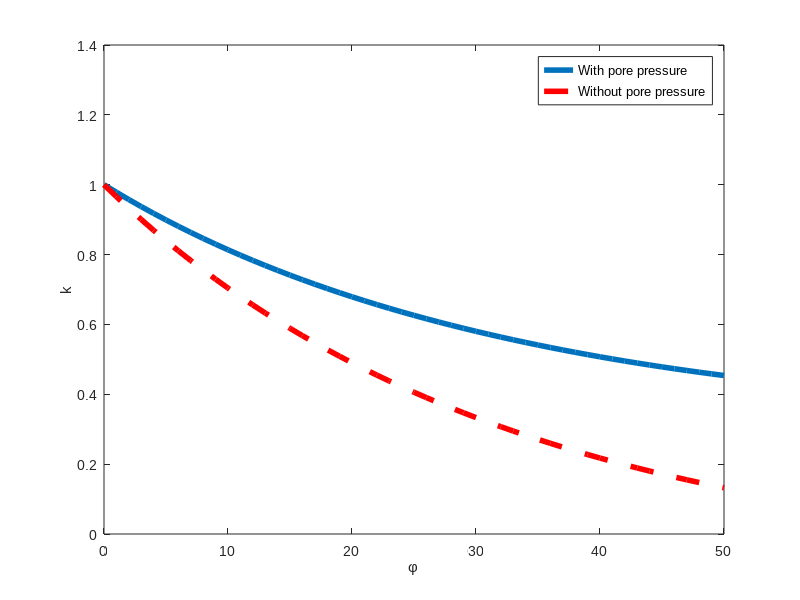

The MATLAB script that drew this image: (Note: this script raises an error after producing the figure.)
%%%%%%%%%%%%%%%%%%%%%
%%% Paper Figures %%%
%%%%%%%%%%%%%%%%%%%%%


%% Set default figure paarmeters
% Source: https://dgleich.wordpress.com/2013/06/04/creating-high-quality-graphics-in-matlab-for-papers-and-presentations/

% Defaults for this blog post
width = 4;     % Width in inches
height = 4;    % Height in inches
alw = 1.5;    % AxesLineWidth
fsz = 15;      % Fontsize
lw = 4;      % LineWidth
msz = 8;       % MarkerSize

% The new defaults will not take effect if there are any open figures. To
% use them, we close all figures, and then repeat the first example.
close all;

% The properties we've been using in the figures
set(0,'defaultLineLineWidth',lw);   % set the default line width to lw
set(0,'defaultLineMarkerSize',msz); % set the default line marker size to msz
set(0,'defaultLineLineWidth',lw);   % set the default line width to lw
set(0,'defaultLineMarkerSize',msz); % set the default line marker size to msz

% Set the default Size for display
defpos = get(0,'defaultFigurePosition');
set(0,'defaultFigurePosition', [defpos(1) defpos(2) width*100, height*100]);

% Set the defaults for saving/printing to a file
set(0,'defaultFigureInvertHardcopy','on'); % This is the default anyway
set(0,'defaultFigurePaperUnits','inches'); % This is the default anyway
defsize = get(gcf, 'PaperSize');
left = (defsize(1)- width)/2;
bottom = (defsize(2)- height)/2;
defsize = [left, bottom, width, height];
set(0, 'defaultFigurePaperPosition', defsize);
set(0,'DefaultAxesFontName', 'Arial')
set(0,'DefaultTextFontname', 'Arial')

%% k and q

phi = 0:1:50;
q = tand(45 + 1/2*phi).^2;
k = 1./q .* (1/2.7*(q-1) +1);
plot(phi,k); hold on
plot(phi,1./q,'--r')
legend('With pore pressure', 'Without pore pressure')
xlabel('\phi'); 
ylabel('k')

%%
figure

phi = A.mc.phi;
d = 0:3000;
cohesion = A.mc.C(-d); 
mu = tan(phi); c = 2*cohesion*((mu^2 + 1)^(1/2) + mu)./Szz;
C = 2*cohesion*((mu^2 + 1)^(1/2) + mu);
q = tan(pi/4 + 1/2*phi)^2;


k = 1./q .* (1/2.7*(q-1) +1 - C./(2700*9.8*d));

plot(d,k)
k = 1./q .* (1 - C./(2700*9.8*d)); hold on;
plot(d,k,'--r'); ylim([0,1])
legend('With pore pressure', 'Without pore pressure')
xlabel('depth (m)'); ylabel('k')
%% FIGURE - Stress regimes
figure

clrs = parula(3);


set(0,'defaultFigurePosition', [defpos(1) defpos(2) 2.2*width*100, height*100]);

rR = 1;
lambda = linspace(0.01,2,500);
cond1 = @(lambda, rR) lambda;
cond2 = @(lambda, rR) lambda*(rR^2 + 1) - rR^2;
cond3 = @(lambda, rR) lambda*(1 - rR^2) + rR^2;

subplot(121)
plot(lambda, cond1(lambda, rR), 'Color', clrs(1,:)); hold on;
plot(lambda, cond2(lambda, rR), 'Color', clrs(2,:));
plot(lambda, cond3(lambda, rR), 'Color', clrs(3,:));

patchx = 0:.01:1;

y = [0, cond1(patchx,rR), fliplr(cond2(patchx(patchx>=0.5),rR)), 0];
x = [0, patchx, fliplr(patchx(patchx>=0.5)), 0];

p1 = patch(x,y,'o','FaceAlpha',.1,'LineStyle', 'none');

xlabel('k = S/\sigma_{zz}');
ylabel('p/\sigma_{zz}');
ylim([0,2])
xlim([0,2])
grid on

str = {'\sigma_{rr} < \sigma_{\theta\theta} < \sigma_{zz}'};
ht = text(0.3,0.03,str,'Interpreter','tex');
set(ht,'Rotation',57)
set(ht,'FontSize',15)

% str = {'\sigma_{\theta\theta} < \sigma_{rr} < \sigma_{zz}'};
% ht = text(0.1,0.5,str,'Interpreter','tex');
% set(ht,'Rotation',37)
% set(ht,'FontSize',15)

str = {'\sigma_{\theta\theta} < \sigma_{rr} < \sigma_{zz}'};
ht = text(0.08,0.85,str,'Interpreter','tex');
set(ht,'Rotation',0)
set(ht,'FontSize',15)

str = {'\sigma_{\theta\theta} < \sigma_{zz}  < \sigma_{rr}'};
ht = text(0.2,1.5,str,'Interpreter','tex');
set(ht,'Rotation',0)
set(ht,'FontSize',15)

str = {' \sigma_{zz} < \sigma_{\theta\theta} < \sigma_{rr}'};
ht = text(1.3,1.4,str,'Interpreter','tex');
set(ht,'Rotation',57)
set(ht,'FontSize',15)

str = {' \sigma_{zz} <  \sigma_{rr} < \sigma_{\theta\theta} '};
ht = text(1.2,1.15,str,'Interpreter','tex');
set(ht,'Rotation',0)
set(ht,'FontSize',15)

str = {'  \sigma_{rr} <  \sigma_{zz} < \sigma_{\theta\theta} '};
ht = text(1,0.5,str,'Interpreter','tex');
set(ht,'Rotation',0)
set(ht,'FontSize',15)

%% r/R = 1.1

subplot(122)
rR = 1;
plot(lambda, cond1(lambda, rR), 'Color', clrs(1,:)); hold on;
plot(lambda, cond2(lambda, rR), 'Color', clrs(2,:));
plot(lambda, cond3(lambda, rR), 'Color', clrs(3,:));

rR = 1.3;
lambda = linspace(0.01,2,500);
plot(lambda, cond1(lambda, rR), 'Color', clrs(1,:), 'LineStyle', '--','LineWidth', 3); hold on;
plot(lambda, cond2(lambda, rR), 'Color', clrs(2,:), 'LineStyle', '--','LineWidth', 3);
plot(lambda, cond3(lambda, rR), 'Color', clrs(3,:), 'LineStyle', '--','LineWidth', 3);

rR = 2;
lambda = linspace(0.01,2,500);
plot(lambda, cond1(lambda, rR), 'Color', clrs(1,:), 'LineStyle', ':'); hold on;
plot(lambda, cond2(lambda, rR), 'Color', clrs(2,:), 'LineStyle', ':');
plot(lambda, cond3(lambda, rR), 'Color', clrs(3,:), 'LineStyle', ':');

xlabel('S/\sigma_{zz}');
ylabel('p/\sigma_{zz}');
ylim([0,2])
xlim([0,2])
grid on

y = [0, cond1(patchx,rR), fliplr(cond2(patchx(patchx>=0.5),rR)), 0];
x = [0, patchx, fliplr(patchx(patchx>=0.5)), 0];

patch(x,y,'o','FaceAlpha',.1,'LineStyle', 'none');

p1 = plot(xlim, [-1 -1], '-k');
p2 = plot(xlim, [-1 -1], '--k','LineWidth', 2);
p3 = plot(xlim, [-1 -1], ':k');
legend([p1, p2, p3],'r/R = 1', 'r/R = 1.3', 'r/R = 2')



%% Anotations
subplot(121); hold on;
str = {'(a)'};
ht = text(0.03,1.9,str,'Interpreter','tex');
set(ht,'Rotation',0)
set(ht,'FontSize',20)

subplot(122); hold on;
str = {'(b)'};
ht = text(0.03,1.9,str,'Interpreter','tex');
set(ht,'Rotation',0)
set(ht,'FontSize',20)

%% FIGURE - Failure and stable regions
clrs = parula(3);
phi = 35/180*pi;
figure

set(0,'defaultFigurePosition', [defpos(1) defpos(2) 2.2*width*100, height*100]);

pp = 1/2.7;
subplot(121)
rR = 1;
plot_MC(1,0,'-',3,pp);
plot_MC(1.3,0,':',2,pp);
p2 = plot(xlim, [-1 -1], ':k','LineWidth',2);
p1 = plot(xlim, [-1 -1], '-k','LineWidth',3);



C = 0;
%b = 2*sin(phi)/(sqrt(3)*(3-sin(phi))); a = 6*C*cos(phi)/(sqrt(3)*(3-sin(phi))); % circumscribe
b = sin(phi)/sqrt(9 + 3*sin(phi)^2);   a = 6*C*cos(phi)/(sqrt(3)*(3+sin(phi))); % inscribes
%b = 2*sin(phi)/(sqrt(3)*(3+sin(phi))); a = 3*C*cos(phi)/(sqrt(9+3*sin(phi))^2); % middle circumscribes


colors = {'k','b','g','r'};
lambda = 0:.0001:5;
d = [500000];
% for j = 1:1
% sigz = 2700*9.8*d(j);
% 
% fh = @(lam) (2*lam*sigz + (4*a^2 + 16*a*b*lam*sigz + 8*a*b*sigz + 16*b^2*lam^2*sigz^2 + 16*b^2*lam*sigz^2 + 4*b^2*sigz^2 - (4*lam^2*sigz^2)/3 + (8*lam*sigz^2)/3 - (4*sigz^2)/3)^(1/2))/(2*sigz);
% fl = @(lam) (2*lam*sigz - (4*a^2 + 16*a*b*lam*sigz + 8*a*b*sigz + 16*b^2*lam^2*sigz^2 + 16*b^2*lam*sigz^2 + 4*b^2*sigz^2 - (4*lam^2*sigz^2)/3 + (8*lam*sigz^2)/3 - (4*sigz^2)/3)^(1/2))/(2*sigz);
% 
% pzp = nan(size(lambda));
% pzm = nan(size(lambda));
% 
% for i=1:length(lambda)
%     try
%         pzp(i) =  fh(lambda(i));
%         pzm(i) =  fl(lambda(i));
%     catch
%         1;
%     end
% end
% 
% pzp(imag(pzp) ~= 0) = nan;
% pzm(imag(pzm) ~= 0) = nan;
% pz = [fliplr(pzp), pzm];
% lplot = [fliplr(lambda), lambda];
% 
% plot(lambda, pzp,strcat('-', colors{j})); hold on
%  plot(lambda, pzm,strcat('-', colors{j}));
% %plot(lplot, pz,strcat('-', colors{j})); hold on
% % ylim([0,2])
% % xlim([0,2])
% end
%legend('\infty','5000','1000','500')

legend([p1,p2],'r/R = 1', 'r/R = 1.3','Location','Southeast')

subplot(122)
rR = 1;
plot_MC(1,0,'-',3,pp);
plot_MC(1,0.5,':',2,pp);
p2 = plot(xlim, [-1 -1], ':k','LineWidth',2);
p1 = plot(xlim, [-1 -1], '-k','LineWidth',3);
legend([p1,p2],'C/\sigma_{zz} = 0', 'C/\sigma_{zz} = 0.5','Location','Southeast')

subplot(121); hold on;
str = {'(a)'};
ht = text(0.1,1.2,str,'Interpreter','tex');
set(ht,'Rotation',0)
set(ht,'FontSize',20)
str = {'Stable'};
ht = text(0.8,0.8,str,'Interpreter','tex');
set(ht,'Rotation',0)
set(ht,'FontSize',30)
set(ht,'Color',[.3,.3,.3])
str = {'Unstable'};
ht = text(0.05,0.8,str,'Interpreter','tex');
set(ht,'Rotation',0)
set(ht,'FontSize',30)
set(ht,'Color',[.3,.3,.3])
ylim([0,1.3])
xlim([0,1.3])

subplot(122); hold on;
str = {'(b)'};
ht = text(0.1,1.2,str,'Interpreter','tex');
set(ht,'Rotation',0)
set(ht,'FontSize',20)
str = {'Stable'};
ht = text(0.8,0.8,str,'Interpreter','tex');
set(ht,'Rotation',0)
set(ht,'FontSize',30)
set(ht,'Color',[.3,.3,.3])
str = {'Unstable'};
ht = text(0.05,0.8,str,'Interpreter','tex');
set(ht,'Rotation',0)
set(ht,'FontSize',30)
set(ht,'Color',[.3,.3,.3])
ylim([0,1.3])
xlim([0,1.3])



%% Change of r-z failure with tau
% TODO: add pore pressure

set(0,'defaultFigurePosition', [defpos(1) defpos(2) width*100, height*100]);
pp = 1/2.7;

tau_flag = 'p'; % Can be 'p' or 'sigz' for how to normalize

clrs = parula(3);
s = -1:0.01:1; % 
fades = [0.25, 1]; % fade factor
taus = [0.0, 1/2.8]; % how much (normalized) tau to add
frz_upper_search = [5,1.05]; % where to do fzero search for frz upper solution

if tau_flag == 'p'
 % "tau" is normalized by p, so tau = tau/p
 % c, p, pp are normalized by sigmaz
 fail_rz = @(p,tau,c,q,pp)   .5*(p+1+((p-1)^2 + 4*(tau*p)^2)^0.5) - pp - c - q*(0.5*(p+1-((p-1)^2 + 4*(tau*p)^2)^0.5) - pp);
 fail_rt = @(p,s,tau,c,q,pp) - (2*s - p - pp) + c + q*(0.5*(p + 1 - ((p-1)^2 + 4*(tau*p)^2)^.5) - pp);
 fail_tz = @(p,s,tau,c,q,pp) (0.5*(p + 1 + ((p-1)^2 + 4*(tau*p)^2)^.5) - pp) - c - q*(2*s-p - pp);
else
 % c, p, pp, tau are normalized by sigmaz
 fail_rz = @(p,tau,c,q,pp)   (.5*(p+1+((p-1)^2 + 4*(tau)^2)^0.5)- pp) - c - q*(0.5*(p+1-((p-1)^2 + 4*(tau)^2)^0.5) - pp);
 fail_rt = @(p,s,tau,c,q,pp) - (2*s - p - pp) + c + q*(0.5*(p + 1 - ((p-1)^2 + 4*(tau)^2)^.5)-pp);
 fail_tz = @(p,s,tau,c,q,pp) (0.5*(p + 1 + ((p-1)^2 + 4*(tau)^2)^.5) - pp) - c - q*((2*s-p)-pp);
end

c = 0;
phi = 38/180*pi;
%cohesion = 5e6; mu = tan(phi); C = 2*cohesion*((mu^2 + 1)^(1/2) + mu);

q = tan(pi/4 + 1/2*phi)^2;

for ii = 1:2

tau = taus(ii);
fade = fades(ii);
    
frz = ones(size(s));
frz_lower = frz * fzero(@(x) fail_rz(x,tau,c,q,pp), 0.237);
frz_upper = frz * fzero(@(x) fail_rz(x,tau,c,q,pp), frz_upper_search(ii));
frt = nan(size(s));
ftz = nan(size(s));

for i = 1:length(s)
    
    try
        frt(i) = fzero(@(x) fail_rt(x, s(i), tau, c, q, pp), [-1, 1]);
        
    catch ME
        disp('no soln')
    end
    
    try
        ftz(i) = fzero(@(x) fail_tz(x, s(i), tau, c, q, pp), [-1, 1]);
    catch ME
        disp('no soln')
    end
end

i1 = (frz_lower > frt) & ((frz_lower < ftz) + isnan(ftz).*(s>0));
i2 = (frz_upper > frt) & ((frz_upper < ftz) + isnan(ftz).*(s>0));


p1 = plot(s(i1), frz_lower(i1),':k'); hold on;
p1.Color(4) = fade;
p1 = plot(s(i2), frz_upper(i2),':k');
p1.Color(4) = fade;



i3 = (frt > frz_lower) & (frt < frz_upper);
i4 = (ftz > frz_lower) & (ftz < frz_upper);
p1 = plot(s(i3), frt(i3),'Color', [0 0 0], 'LineStyle', ':');
p1.Color(4) = fade;
p1 = plot(s(i4), ftz(i4),'Color', [0 0 0], 'LineStyle', ':');
p1.Color(4) = fade;
% xlim([0,1])
% ylim([0,1])
xlabel('S/\sigma_{zz}')
ylabel('p/\sigma_{zz}')

x = [s(i1), s(i3), fliplr(s(i2)), fliplr(s(i4))];
y = [frz_lower(i1), frt(i3), fliplr(frz_upper(i2)), fliplr(ftz(i4))];

if ii==2
    p1 = patch(x,y,'g','FaceAlpha',.1,'LineStyle', 'none');
%     p1.FaceVertexAlphaData = 0.01;    % Set constant transparency 
%     p1.FaceAlpha = 'flat' ;          % Interpolate to find face transparency
end

% with tau

%figure

if tau_flag == 'sigz'
%bound_rt = @(p,s,tau) p*(3*s-p-1) - (s*(2*s-1) - 1/2*(tau)^2);
bound_rt = @(p,s,tau) 2*s - p - (1/2*(1+p) - sqrt((1/2*(p-1))^2 + (tau)^2));
%bound_rz = @(p,s,tau) (4*s-3*p-1)^2 - ((p-1)^2 + 4*(tau)^2);
bound_rz = @(p,s,tau) 2*s - p - (1/2*(1+p) + sqrt((1/2*(p-1))^2 + (tau)^2));
else
   
bound_rt = @(p,s,tau) 2*s - p - (1/2*(1+p) - sqrt((1/2*(p-1))^2 + (tau*p)^2));
bound_rz = @(p,s,tau) 2*s - p - (1/2*(1+p) + sqrt((1/2*(p-1))^2 + (tau*p)^2));
end


prt = nan(size(s));
pzt = nan(size(s));

for i = 1:length(s)
   prt(i) = fzero(@(x) bound_rt(x,s(i),tau),s(i)+tau);
   pzt(i) = fzero(@(x) bound_rz(x,s(i),tau),2*s(i) - 1-tau);
end

p1 = plot(to_unprimed(s,pp),to_unprimed(prt,pp),'Color', clrs(1,:), 'LineStyle', '-'); hold on
p1.Color(4) = fade;
p1 = plot(to_unprimed(s,pp),to_unprimed(pzt,pp),'Color', clrs(2,:), 'LineStyle', '-');
p1.Color(4) = fade;
%ylim([0,1])
%xlim([0,1])

end

%% FIGURE - shear traction rotations and tau star contours
set(0,'defaultFigurePosition', [defpos(1) defpos(2) 2.2*width*100, height*100]);

taus = [0.0, 0.01, 0.2, 1, 5, 50];

clrs = parula(length(taus));

for ii = 1:length(taus)
tp = taus(ii);
    pz = 0:.001:.99999;
th = nan(size(pz));

for i=1:length(pz)
    th(i) = 1/2*atand(2*tp*pz(i)/(pz(i)-1));
end

subplot(121)
plot(pz,abs(th),'Color',clrs(ii,:),'DisplayName',"\tau/p = " + num2str(tp)); hold on;
xlabel('p/\sigma_{zz}')
ylabel('\alpha (degrees)')


end
ylim([0,45])
title('Rotation of Principal Stresses','Interpreter','Latex')
legend('Location','Southeast')
    
%% t-star

tstar = @(c,q, pp)  ((1./((c + q + pp.*(1-q)).*(1-c+pp.*(q-1)))).^(1/2).*(c + pp + q.*(1-pp) - 1))/2;

phi = [0:.1:45]*pi/180;
c = 0:.01:3;
q = tan(pi/4 + 1/2*phi).^2;
pp=1/2.7;
%pp = 0;

[C,Q] = meshgrid(c,q);
[~,PHI] = meshgrid(c,phi);

ts = tstar(C,Q,pp);
%subplot(122)
[C2,p1] = contour(C,PHI/pi*180,abs(ts).*(imag(ts)==0), [0.1:0.1:1, 1.5, 2]);
p1.LineWidth = lw;
clabel(C2,p1,'FontSize',17,'Color','black')
xlabel('C_0/\sigma_{zz}')
ylabel('\phi (degrees)')
title('Contours of Constant $\tau^*$','Interpreter','Latex')
% set(p1, 'EdgeColor','none')
% colorbar
% colormap('jet')
% caxis([0,2])

%semilogy(c,abs(ts)); hold on;
%xlabel('c/\sigma_{zz}')
%ylabel('\tau*')
%ylim([1e-1, 1e1])

figure
treal = abs(ts).*(imag(ts) == 0);
tlog = log10(treal);
h = pcolor(C,PHI/pi*180,tlog);
set(h, 'EdgeColor', 'none')

%% Anotations
subplot(121); hold on;
str = {'(a)'};
ht = text(0.03,42,str,'Interpreter','tex');
set(ht,'Rotation',0)
set(ht,'FontSize',20)

subplot(122); hold on;
str = {'(b)'};
ht = text(0.03,42,str,'Interpreter','tex');
set(ht,'Rotation',0)
set(ht,'FontSize',20)

%% MSH plot
set(0,'defaultFigurePosition', [defpos(1) defpos(2) width*100, height*100]);

load('paperfigs/MSH.mat');

A = out{1}; zvec = out{2}; pvec = out{3}; ugvec = out{4}; umvec = out{5};
phivec = out{6}; rhogvec = out{7}; chidvec = out{8};

[Srr, Szz, Stt, Srz] = kirsch (zvec,pvec,A,ugvec,umvec,rhogvec,phivec,pvec);

A.mc.phi = 30/180*pi;

porep = -zvec*0;
plotfailureprofiles(A,pvec,Szz,nan(size(Szz)),Srz,zvec,pvec,true,porep);

porep = -zvec*1000*9.8;
plotfailureprofiles(A,pvec,Szz,nan(size(Szz)),Srz,zvec,pvec,true,porep);

%% Example Eruption
set(0,'defaultFigurePosition', [defpos(1) defpos(2) 3.3*width*100, height*100]);
load('paperfigs/ExampleEruption.mat');

A = out{1}; zvec = out{2}; pvec = out{3}; ugvec = out{4}; umvec = out{5};
phivec = out{6}; rhogvec = out{7}; chidvec = out{8};

clrs = parula(2)/1.05;
subplot(131)
semilogx(pvec,zvec,'Color',clrs(1,:)); grid on
xticks([1e5, 1e6, 1e7,1e8])
xlabel('Pressure (Pa)')
ylabel('Depth (m)')


subplot(132)
semilogx(umvec,zvec,'Color',clrs(1,:)); hold on
semilogx(ugvec,zvec,'Color',clrs(2,:)); grid on
xticks([1e0, 1e1, 1e2])
legend('$u_m$','$u_g$','Location','northwest','Interpreter','Latex')
xlabel('Velocity (m/s)')
ylabel('Depth (m)')


subplot(133)
semilogx(phivec,zvec,'Color',clrs(1,:)); grid on
xticks([1e-2 1e-1, 1e0])
xlabel('Gas Volume Fraction, \phi')
ylabel('Depth (m)')


%% Critical radius
noshear1 = importdata('CriticalRadius/vary_lambda_constant_p_noshear');
noshear2 = importdata('CriticalRadius/vary_lambda_constant_p_noshear_under7');
withshear = importdata('CriticalRadius/vary_lambda_constant_p_with_shear_5to1');
[~,idx1] = min(abs(noshear1(1,:)-0.658));
[~,idx2] = min(abs(noshear2(1,:)-0.658));


plot(noshear1(1,idx1:end),noshear1(2,idx1:end),'-r')
hold on
h2 = plot(noshear2(1,1:idx2),noshear2(2,1:idx2),'-r');

h1 = plot(withshear(1,:),withshear(2,:), '-b');
xlim([0.5,0.75]);

legend([h1,h2], 'With shear','No shear','Location','northwest');
xlabel('S/\sigma_{zz}');
ylabel('Min. stable radius (m)')

str = {'  \sigma_{rr} <  \sigma_{\theta\theta} < \sigma_{zz}  '};
ht = text(0.5,60,str,'Interpreter','tex');
set(ht,'Rotation',0)
set(ht,'FontSize',12)

str = {'    \sigma_{rr} < \sigma_{zz} < \sigma_{\theta\theta}  '};
ht = text(0.62,70,str,'Interpreter','tex');
set(ht,'Rotation',35)
set(ht,'FontSize',12)

str = {'  \sigma_{rr} <  \sigma_{\theta\theta} < \sigma_{zz}  '};
ht = text(0.52,120,str,'Interpreter','tex');
set(ht,'Rotation',0)
set(ht,'FontSize',12)

str = {'    \sigma_{rr} < \sigma_{zz} < \sigma_{\theta\theta}  '};
ht = text(0.65,125,str,'Interpreter','tex');
set(ht,'Rotation',40)
set(ht,'FontSize',12)


%% Failure depth
lw = 3;

plastic = importdata('MSHFigures/plastic_failure.txt');
elastic = importdata('MSHFigures/elastic_solution.txt');

phi = A.mc.phi;
cohesion = A.mc.C; mu = tan(phi);

C = 2*cohesion*((mu^2 + 1)^(1/2) + mu);
q = tan(pi/4 + 1/2*phi)^2;

rzrf = @(p, sigz, lambda, beta) sqrt((p./sigz - lambda)./(1/q - C./(q*sigz) - lambda));

rfailzr = rzrf(Srr, Szz, A.lambda);


hold on
rp = plastic(:,1);
zp = plastic(:,2);
[zp,idx] = sort(zp);
rp = rp(idx);

re = elastic(:,1);
ze = elastic(:,2);
[ze,idx] = sort(ze);
re = re(idx);


p2 = plot(re,ze,'-r');

p3 = plot(rp,zp,'-k');
p1 = plot(rfailzr*A.r, zvec,'--b','DisplayName', 'Analytical','LineWidth',3);

legend([p1,p2,p3],'Analytical','FEM Elastic','FEM Elastoplastic ')

xlim([40,50])
ylim([-3001, 0])

xlabel('r (m)'); ylabel('z (m)')



%%
% Eruption progression

clrs = parula(3);
phi = 38/180*pi;
figure

set(0,'defaultFigurePosition', [defpos(1) defpos(2) width*100, height*100]);

rR = 1;
plot_MC(1,0,'-',3,0);

p2 = plot(xlim, [-1 -1], ':k','LineWidth',2);


C = 0;
b = sin(phi)/sqrt(9 + 3*sin(phi)^2);   a = 6*C*cos(phi)/(sqrt(3)*(3+sin(phi))); % inscribes

colors = {'k','b','g','r'};
lambda = 0:.0001:5;
d = [500000];

xlim([0,1])
ylim([0,1])


% define conduit regions
x = [0.4, 0.5, 0.5, 0.4];
y = [0.45, 0.45, 0.95, 0.95];

p1 = patch(x,y,'g','FaceAlpha',.4,'LineStyle', 'none');

x = [0.4, 0.5, 0.5, 0.4];
y = [0.05, 0.05, 0.45, 0.45];

p2 = patch(x,y,'b','FaceAlpha',.4,'LineStyle', 'none');

legend([p1,p2],'Early Widening','Late Collapse','Location','southeast','FontSize',15)

%%
% Stable radius
clrs = parula(3);
set(0,'defaultFigurePosition', [defpos(1) defpos(2) width*100, height*100]);

d1 = importdata('CriticalRadius2/vary_lambda_constant_phi65_noshear');
d2 = importdata('CriticalRadius2/vary_lambda_constant_phi65_2');
d3 = importdata('CriticalRadius2/vary_lambda_constant_phi67_2');
d4 = importdata('CriticalRadius2/vary_lambda_constant_ezz_5to1');

plot(d3(1,:),d3(2,:),'Color',clrs(1,:)); hold on;
plot(d2(1,:),d2(2,:),'Color',clrs(2,:));
plot(d4(1,:),d4(2,:),'Color','k','LineStyle','--','LineWidth',3);
plot(d1(1,:),d1(2,:),'Color',clrs(2,:),'LineStyle','--','LineWidth',3);

legend('$\phi_f = 0.67$', '$\phi_f = 0.65$', '$\dot{\epsilon}_{zz} = k\frac{G_\infty}{\mu}$, no shear','$\phi_f = 0.65$, no shear','Interpreter','Latex','Location','northwest')

xlabel('S/\sigma_{zz}')
ylabel('Min. stable radius (m)')

xlim([0.5,1]);

str = {'  \sigma_{rr} <  \sigma_{\theta\theta} < \sigma_{zz}  '};
ht = text(0.5,215,str,'Interpreter','tex');
set(ht,'Rotation',0)
set(ht,'FontSize',12)

str = {'    \sigma_{rr} < \sigma_{zz} < \sigma_{\theta\theta}  '};
ht = text(0.67,220,str,'Interpreter','tex');
set(ht,'Rotation',43)
set(ht,'FontSize',12)


%% Evolution of eruption
set(0,'defaultFigurePosition', [defpos(1) defpos(2) width*100*4, height*100*2]);

load('FullEruption2.mat');

clrs = parula(3);

figure
h = [231];
plot_FailureDepthProfiles(h,outearly, lw, clrs)
h = [232];
plot_FailureDepthProfiles(h,outmid, lw, clrs)
h = [233];
plot_FailureDepthProfiles(h,outlate, lw, clrs)

subplot(2,3,[4:6])
Ae = outearly{1};
Am = outmid{1};
Al = outlate{1};
plot([0,.5,1],[Ae.r, Am.r, Al.r]./Al.r,'--xk','MarkerSize',20); hold on

%plot([Ae.Pchamber, Am.Pchamber, Al.Pchamber]/Ae.Pchamber, '--r')
plot([0,.5,1],[Ae.chamber_fac, Am.chamber_fac, Al.chamber_fac], '--xr','MarkerSize',20)
ylim([0,1.1]);

annotation('textarrow',[0.17,0.14],[0.3,0.37],'String','(a) ','FontSize',18)
annotation('textarrow',[0.17,0.14],[0.275,0.21],'String','','FontSize',18)
annotation('textarrow',[0.535,0.525],[0.39,0.405],'String','(b) ','FontSize',18)
annotation('textarrow',[0.535,0.525],[0.365,0.35],'String','','FontSize',18)
annotation('textarrow',[0.87,0.895],[0.36,0.405],'String','(c) ','FontSize',18)
annotation('textarrow',[0.87,0.895],[0.335,0.308],'String','','FontSize',18)

subplot(231); hold on;
str = {'(a)'};
ht = text(0.03,-350,str,'Interpreter','tex');
set(ht,'Rotation',0)
set(ht,'FontSize',20)

subplot(232); hold on;
str = {'(b)'};
ht = text(0.03,-350,str,'Interpreter','tex');
set(ht,'Rotation',0)
set(ht,'FontSize',20)

subplot(233); hold on;
str = {'(c)'};
ht = text(0.0,-350,str,'Interpreter','tex');
set(ht,'Rotation',0)
set(ht,'FontSize',20)

subplot(2,3,[4:6]); hold on;
str = {'(d)'};
ht = text(0.02,1.02,str,'Interpreter','tex');
set(ht,'Rotation',0)
set(ht,'FontSize',20)
% 
% str = {'time $\longrightarrow$'};
% ht = text(1.97,0.1,str,'Interpreter','latex');
% ht.FontSize = 1000;
% set(ht,'Rotation',0)
% set(ht,'FontSize',20)

xlabel('Normalized Eruption Time')
ylabel('Parameter Value')
legend('R/R_{max}','P_{ch}/\sigma_{zz}','Location','southeast')



annotation('textarrow',[0.3,0.35],[0.2,0.2],'String','Conduit Widening ','FontSize',20)
annotation('textarrow',[0.56,0.61],[0.2,0.2],'String','Stable Eruption ','FontSize',20)
str = {'Termination via','Catastrophic Collapse'};
dim = [.7, 0.01, .1, .23];
annotation('textbox',dim,'String',str,'FitBoxToText','on','FontSize',20,'HorizontalAlignment','center');

%% Three solutions
set(0,'defaultFigurePosition', [defpos(1) defpos(2) width*100*4, height*100*2]);

load('ThreeSolutions.mat');

solutions = {out_lowv, out_midv, out_highv};

figure
clrs = parula(3);


solstr = {'low','med','high'};
for i = 1:length(solutions)
    out = solutions{i};
    
    A = out{1}; zvec = out{2}; pvec = out{3}; ugvec = out{4}; umvec = out{5};
    phivec = out{6}; rhogvec = out{7};
    
    % p v z
    subplot(221)
    semilogx(pvec,zvec, 'Color', clrs(i,:),'LineWidth',lw, 'LineStyle', '-','DisplayName',solstr{i}); hold on
    grid on
    xticks([1e5, 1e6, 1e7,1e8])
    xlabel('Pressure (Pa)')
    ylabel('z (m)')
    legend show
    legend('Orientation','horizontal','Location','south')

    % p v phi
    subplot(222)
    semilogx(umvec, zvec, 'Color', clrs(i,:),'LineWidth',lw, 'LineStyle', '-','DisplayName',[solstr{i} ', u_m']); hold on;
    semilogx(ugvec, zvec, 'Color', clrs(i,:),'LineWidth',lw, 'LineStyle', '--','DisplayName',[solstr{i} ', u_g']);
    grid on
    ylabel('z (m)')
    xlabel('u (m/s)')
    xticks([1e5, 1e6, 1e7,1e8])
    legend show
    legend('Location','southeast')
    
    % p v u
    subplot(223)
    semilogx(pvec,phivec, 'Color', clrs(i,:),'LineWidth',lw, 'LineStyle', '-','DisplayName',solstr{i}); hold on;
    grid on
    xticks([1e5, 1e6, 1e7,1e8])
    xlabel('Pressure (Pa)')
    ylabel('\phi')
    legend show
    legend('Orientation','horizontal','Location','south')
 
    
    % u v z
    subplot(224)   
    loglog(pvec, umvec, 'Color', clrs(i,:),'LineWidth',lw, 'LineStyle', '-','DisplayName',[solstr{i} ', u_m']); hold on;
    loglog(pvec, ugvec, 'Color', clrs(i,:),'LineWidth',lw, 'LineStyle', '--','DisplayName',[solstr{i} ', u_g']);
    grid on
    xlabel('Pressure (Pa)')
    ylabel('v (m/s)')
    xticks([1e5, 1e6, 1e7,1e8])
    legend show
end

%% Find admissable values of k
plot_MC(1,0,'-',3,pp); hold on;
plot_MC(1,1,'--',2,pp);
plot_MC(1,3,':',2,pp);
p3 = plot(xlim, [-1 -1], ':k','LineWidth',2); 
p1 = plot(xlim, [-1 -1], '-k','LineWidth',3);
p2 = plot(xlim, [-1 -1], '--k','LineWidth',3);
grid on
xlim([0,1])
ylim([0,1])
legend([p1,p2,p3], "C/\sigma_{zz}=0", "C/\sigma_{zz}=1", "C/\sigma_{zz}=3")

function plot_MC(rR,C_over_sigz,symbl,lw,pp)
% rR: r/R, non-deminsional conduit radius
% C_over_sigz: UCS divided by vertical stress
% symbl: symbol for plotting
% lw: line weight for plotting
% pp: pore pressure gradient (Pp/sigma_z)

clrs = parula(3);
phi = 35/180*pi;
%cohesion = 5e6; mu = tan(phi); C = 2*cohesion*((mu^2 + 1)^(1/2) + mu);

q = tan(pi/4 + 1/2*phi)^2;
sigz = 2700*9.8*500;
C = C_over_sigz*sigz;

lambda = linspace(-10,5,500);
bound_1 = @(lambda, rR) lambda;
bound_2 = @(lambda, rR) lambda*(rR^2 + 1) - rR^2;
bound_3 = @(lambda, rR) lambda*(1 - rR^2) + rR^2;

A_failure = @(x,c,sig_z,rR) rR^2*(1/q-c/(q*sig_z)) + x*(1-rR^2);
B_failure = @(x,c,sig_z,rR) x/(q+1)*(rR^2+1) - c/sig_z * 1/(q+1)*rR^2 - q/(q+1)*x*(rR^2-1);
C_failure = @(x,c,sig_z,rR) x*(rR^2 + 1) - rR^2*(c/sig_z + q);
D_failure = @(x,c,sig_z,rR) x*(1-rR^2) + rR^2*(c/sig_z + q);
E_failure = @(x,c,sig_z,rR) 1/(1+q)*(c/(sig_z)*rR^2 + x*(q*(rR^2 + 1) + (1-rR^2)));
F_failure = @(x,c,sig_z,rR) rR^2*(c/(q*sig_z)- 1/q) + x*(1+rR^2) ; 

x1 = fzero(@(x) A_failure(x,C,sigz,rR) - bound_1(x, rR), 0.6);
x2 = fzero(@(x) B_failure(x,C,sigz,rR) - bound_2(x, rR), 0.6);
x3 = fzero(@(x) C_failure(x,C,sigz,rR) - bound_3(x, rR), 0.6);
x4 = fzero(@(x) D_failure(x,C,sigz,rR) - bound_1(x, rR), 0.6);
x5 = fzero(@(x) E_failure(x,C,sigz,rR) - bound_2(x, rR), 0.6);
x6 = fzero(@(x) F_failure(x,C,sigz,rR) - bound_3(x, rR), 0.6);

plot(to_unprimed(lambda, pp), to_unprimed(bound_1(lambda, rR), pp), 'Color', clrs(1,:),'LineWidth',lw, 'LineStyle', symbl); hold on;
plot(to_unprimed(lambda, pp), to_unprimed(bound_2(lambda, rR), pp), 'Color', clrs(2,:),'LineWidth',lw, 'LineStyle', symbl);
plot(to_unprimed(lambda, pp), to_unprimed(bound_3(lambda, rR), pp), 'Color', clrs(3,:),'LineWidth',lw, 'LineStyle', symbl);

patchx = 0:.01:1;
y = [0, to_unprimed(bound_1(patchx,rR), pp), fliplr(to_unprimed(bound_2(patchx,rR), pp)), 0];
x = [0, to_unprimed(patchx,pp), fliplr(to_unprimed(patchx,pp)), 0];

patch(x,y,'o','FaceAlpha',.1,'LineStyle', 'none');

%plot([no_cohesion, no_cohesion], ylim, '--r')
plot(to_unprimed([x1, x2],pp), to_unprimed([A_failure(x1,C,sigz,rR), A_failure(x2,C,sigz,rR)],pp), strcat(symbl,'k'),'LineWidth', lw)
plot(to_unprimed([x2, x3],pp), to_unprimed([B_failure(x2,C,sigz,rR), B_failure(x3,C,sigz,rR)],pp), strcat(symbl,'k'),'LineWidth', lw)
plot(to_unprimed([x3, x4],pp), to_unprimed([C_failure(x3,C,sigz,rR), C_failure(x4,C,sigz,rR)],pp), strcat(symbl,'k'),'LineWidth', lw)
plot(to_unprimed([x4, x5],pp), to_unprimed([D_failure(x4,C,sigz,rR), D_failure(x5,C,sigz,rR)],pp), strcat(symbl,'k'),'LineWidth', lw)
plot(to_unprimed([x5, x6],pp), to_unprimed([E_failure(x5,C,sigz,rR), E_failure(x6,C,sigz,rR)],pp), strcat(symbl,'k'),'LineWidth', lw)
plot(to_unprimed([x1, x6],pp), to_unprimed([F_failure(x1,C,sigz,rR), F_failure(x6,C,sigz,rR)],pp), strcat(symbl,'k'),'LineWidth', lw)
xlabel('k');
ylabel('p/\sigma_{zz}');
ylim([0,5])
xlim([0,5])
end

function plot_MC2(rR,C_over_sigz,symbl,lw,pp)
% Just like above, but not using the "to_unprimed" construction
% rR: r/R, non-deminsional conduit radius
% C_over_sigz: UCS divided by vertical stress
% symbl: symbol for plotting
% lw: line weight for plotting
% pp: pore pressure gradient (Pp/sigma_z)

clrs = parula(3);
phi = 35/180*pi;
cohesion = 5e6; mu = tan(phi); C = 2*cohesion*((mu^2 + 1)^(1/2) + mu);

q = tan(pi/4 + 1/2*phi)^2;
sigz = 2700*9.8*500;
C = C_over_sigz*sigz;

lambda = linspace(-10,5,500);
bound_1 = @(lambda, rR) lambda;
bound_2 = @(lambda, rR) lambda*(rR^2 + 1) - rR^2;
bound_3 = @(lambda, rR) lambda*(1 - rR^2) + rR^2;

A_failure = @(x,c,sig_z,rR) rR^2*(1/q-c/(q*sig_z)) + x*(1-rR^2);
B_failure = @(x,c,sig_z,rR) x/(q+1)*(rR^2+1) - c/sig_z * 1/(q+1)*rR^2 - q/(q+1)*x*(rR^2-1);
C_failure = @(x,c,sig_z,rR) x*(rR^2 + 1) - rR^2*(c/sig_z + q);
D_failure = @(x,c,sig_z,rR) x*(1-rR^2) + rR^2*(c/sig_z + q);
E_failure = @(x,c,sig_z,rR) 1/(1+q)*(c/(sig_z)*rR^2 + x*(q*(rR^2 + 1) + (1-rR^2)));
F_failure = @(x,c,sig_z,rR) rR^2*(c/(q*sig_z)- 1/q) + x*(1+rR^2) ; 

x1 = fzero(@(x) A_failure(x,C,sigz,rR) - bound_1(x, rR), 0.6);
x2 = fzero(@(x) B_failure(x,C,sigz,rR) - bound_2(x, rR), 0.6);
x3 = fzero(@(x) C_failure(x,C,sigz,rR) - bound_3(x, rR), 0.6);
x4 = fzero(@(x) D_failure(x,C,sigz,rR) - bound_1(x, rR), 0.6);
x5 = fzero(@(x) E_failure(x,C,sigz,rR) - bound_2(x, rR), 0.6);
x6 = fzero(@(x) F_failure(x,C,sigz,rR) - bound_3(x, rR), 0.6);

plot(to_unprimed(lambda, pp), to_unprimed(bound_1(lambda, rR), pp), 'Color', clrs(1,:),'LineWidth',lw, 'LineStyle', symbl); hold on;
plot(to_unprimed(lambda, pp), to_unprimed(bound_2(lambda, rR), pp), 'Color', clrs(2,:),'LineWidth',lw, 'LineStyle', symbl);
plot(to_unprimed(lambda, pp), to_unprimed(bound_3(lambda, rR), pp), 'Color', clrs(3,:),'LineWidth',lw, 'LineStyle', symbl);

patchx = 0:.01:1;
y = [0, to_unprimed(bound_1(patchx,rR), pp), fliplr(to_unprimed(bound_2(patchx,rR), pp)), 0];
x = [0, to_unprimed(patchx,pp), fliplr(to_unprimed(patchx,pp)), 0];

patch(x,y,'o','FaceAlpha',.1,'LineStyle', 'none');

%plot([no_cohesion, no_cohesion], ylim, '--r')
plot(to_unprimed([x1, x2],pp), to_unprimed([A_failure(x1,C,sigz,rR), A_failure(x2,C,sigz,rR)],pp), strcat(symbl,'k'),'LineWidth', lw)
plot(to_unprimed([x2, x3],pp), to_unprimed([B_failure(x2,C,sigz,rR), B_failure(x3,C,sigz,rR)],pp), strcat(symbl,'k'),'LineWidth', lw)
plot(to_unprimed([x3, x4],pp), to_unprimed([C_failure(x3,C,sigz,rR), C_failure(x4,C,sigz,rR)],pp), strcat(symbl,'k'),'LineWidth', lw)
plot(to_unprimed([x4, x5],pp), to_unprimed([D_failure(x4,C,sigz,rR), D_failure(x5,C,sigz,rR)],pp), strcat(symbl,'k'),'LineWidth', lw)
plot(to_unprimed([x5, x6],pp), to_unprimed([E_failure(x5,C,sigz,rR), E_failure(x6,C,sigz,rR)],pp), strcat(symbl,'k'),'LineWidth', lw)
plot(to_unprimed([x1, x6],pp), to_unprimed([F_failure(x1,C,sigz,rR), F_failure(x6,C,sigz,rR)],pp), strcat(symbl,'k'),'LineWidth', lw)
xlabel('k');
ylabel('p/\sigma_{zz}');
ylim([0,5])
xlim([0,5])
end

function plot_FailureDepthProfiles(h, out, lw, clrs)
% TODO: add depth-dependent UCS
% how is this different from plotfailureprofiles?

    A = out{1}; zvec = out{2}; pvec = out{3}; ugvec = out{4}; umvec = out{5};
    phivec = out{6}; rhogvec = out{7};

    [Srr, Szz, ~, Srz] = kirsch (zvec,pvec,A,ugvec,umvec,rhogvec,phivec,pvec);
       
tau = Srz./Szz;
phi = A.mc.phi;
cohesion = A.mc.C; mu = tan(phi); c = 2*cohesion*((mu^2 + 1)^(1/2) + mu)./Szz;
C = 2*cohesion*((mu^2 + 1)^(1/2) + mu);

q = tan(pi/4 + 1/2*phi)^2;

fail_rz = @(p,tau,c,q)   .5*(p+1+((p-1)^2 + 4*(tau)^2)^0.5) - c - q*0.5*(p+1-((p-1)^2 + 4*(tau)^2)^0.5);
fail_rt = @(p,s,tau,c,q) -2*s + p + c + q*0.5*(p + 1 - ((p-1)^2 + 4*(tau)^2)^.5);
fail_tz = @(p,s,tau,c,q) 0.5*(p + 1 + ((p-1)^2 + 4*(tau)^2)^.5) - c - q*(2*s-p);

frz_low  = nan(length(zvec),1);
frz_high = nan(length(zvec),1);
frt = nan(length(zvec),1);
ftz = nan(length(zvec),1);

s = A.lambda; % Vertical gradient of horizontal stress

for i = 1:length(zvec)
    try
        frz_low(i) = fzero(@(x) fail_rz(x, tau(i), c(i), q), 0.237);
    catch ME
    end
    try
        frz_high(i) = fzero(@(x) fail_rz(x, tau(i), c(i), q), 5);
    catch ME
    end
    try
        frt(i) = fzero(@(x) fail_rt(x, s, tau(i), c(i), q), [-1, 1]);
    catch ME
    end
    try
        ftz(i) = fzero(@(x) fail_tz(x, s, tau(i), c(i), q), [-1, 1]);
    catch ME
    end
end

subplot(h)
p1 = plot(Srr./Szz, zvec,'-k','LineWidth',lw,'DisplayName','p/\sigma_{zz}'); hold on
xl = xlim;
p2 = plot(frz_low,zvec, 'Color', clrs(1,:),'LineWidth',lw, 'LineStyle', '-','DisplayName','r/z');
%p3 = plot(frt,zvec,'Color',clrs(2,:),'LineWidth',lw, 'LineStyle', '-','DisplayName','r/\theta');
p4 = plot(ftz,zvec,'Color',clrs(3,:),'LineWidth',lw, 'LineStyle', '-','DisplayName','\theta/z');

xlim([0 1])

x = [max(frz_low,frt);0];
y = [zvec;min(zvec)];
patch(x,y,'k','FaceAlpha',.1,'LineStyle', 'none');
idx = ~isnan(ftz);
x = [ftz(idx);1];
y = [zvec(idx);min(zvec)];
patch(x,y,'k','FaceAlpha',.1,'LineStyle', 'none');


% find C = szz
%[~,ind] = min(abs(Szz-C));

plot(xlim, [A.fragdepth, A.fragdepth], '--r')

xlabel('p/\sigma_{zz}')
ylabel('z (m)');


ylim([-6200,0])
%legend([p1, p2, p3, p4], 'Orientation','horizontal','Location','south')
legend([p1, p2, p4], 'Orientation','horizontal','Location','south')

end
